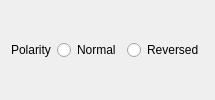
                            <widget class="QWidget" name="widget_18" native="true">
                             <property name="minimumSize">
                              <size>
                               <width>0</width>
                               <height>0</height>
                              </size>
                             </property>
                             <layout class="QGridLayout" name="gridLayout_35">
                              <item row="0" column="2">
                               <widget class="QRadioButton" name="radioButton_36">
                                <property name="text">
                                 <string>Reversed</string>
                                </property>
                               </widget>
                              </item>
                              <item row="0" column="0">
                               <widget class="QLabel" name="label_159">
                                <property name="text">
                                 <string>Polarity</string>
                                </property>
                               </widget>
                              </item>
                              <item row="0" column="1">
                               <widget class="QRadioButton" name="radioButton_35">
                                <property name="text">
                                 <string>Normal</string>
                                </property>
                               </widget>
                              </item>
                             </layout>
                            </widget>
